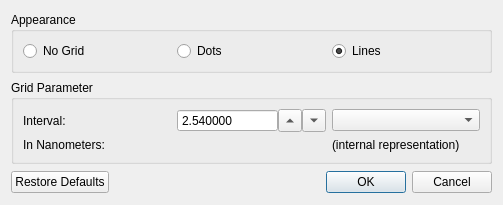
<?xml version="1.0" encoding="UTF-8"?>
<ui version="4.0">
 <class>GridSettingsDialog</class>
 <widget class="QDialog" name="GridSettingsDialog">
  <property name="windowModality">
   <enum>Qt::WindowModal</enum>
  </property>
  <property name="geometry">
   <rect>
    <x>0</x>
    <y>0</y>
    <width>503</width>
    <height>205</height>
   </rect>
  </property>
  <property name="sizePolicy">
   <sizepolicy hsizetype="Fixed" vsizetype="Fixed">
    <horstretch>0</horstretch>
    <verstretch>0</verstretch>
   </sizepolicy>
  </property>
  <property name="windowTitle">
   <string>Grid Settings</string>
  </property>
  <layout class="QVBoxLayout" name="verticalLayout">
   <item>
    <widget class="QGroupBox" name="groupBox">
     <property name="sizePolicy">
      <sizepolicy hsizetype="Preferred" vsizetype="Fixed">
       <horstretch>0</horstretch>
       <verstretch>0</verstretch>
      </sizepolicy>
     </property>
     <property name="title">
      <string>Appearance</string>
     </property>
     <layout class="QHBoxLayout" name="horizontalLayout">
      <item>
       <widget class="QRadioButton" name="rbtnNoGrid">
        <property name="text">
         <string>No Grid</string>
        </property>
        <attribute name="buttonGroup">
         <string notr="true">rbtnGroup</string>
        </attribute>
       </widget>
      </item>
      <item>
       <widget class="QRadioButton" name="rbtnDots">
        <property name="text">
         <string>Dots</string>
        </property>
        <attribute name="buttonGroup">
         <string notr="true">rbtnGroup</string>
        </attribute>
       </widget>
      </item>
      <item>
       <widget class="QRadioButton" name="rbtnLines">
        <property name="text">
         <string>Lines</string>
        </property>
        <property name="checked">
         <bool>true</bool>
        </property>
        <attribute name="buttonGroup">
         <string notr="true">rbtnGroup</string>
        </attribute>
       </widget>
      </item>
     </layout>
    </widget>
   </item>
   <item>
    <widget class="QGroupBox" name="groupBox_2">
     <property name="sizePolicy">
      <sizepolicy hsizetype="Preferred" vsizetype="Fixed">
       <horstretch>0</horstretch>
       <verstretch>0</verstretch>
      </sizepolicy>
     </property>
     <property name="title">
      <string>Grid Parameter</string>
     </property>
     <layout class="QGridLayout" name="gridLayout">
      <item row="0" column="0">
       <widget class="QLabel" name="label">
        <property name="text">
         <string>Interval:</string>
        </property>
       </widget>
      </item>
      <item row="0" column="2">
       <widget class="QComboBox" name="cbxUnits"/>
      </item>
      <item row="1" column="0">
       <widget class="QLabel" name="label_2">
        <property name="text">
         <string>In Nanometers:</string>
        </property>
       </widget>
      </item>
      <item row="1" column="1">
       <widget class="QLabel" name="lblIntervalNm">
        <property name="text">
         <string/>
        </property>
        <property name="alignment">
         <set>Qt::AlignRight|Qt::AlignTrailing|Qt::AlignVCenter</set>
        </property>
       </widget>
      </item>
      <item row="1" column="2">
       <widget class="QLabel" name="label_4">
        <property name="text">
         <string>(internal representation)</string>
        </property>
       </widget>
      </item>
      <item row="0" column="1">
       <layout class="QHBoxLayout" name="horizontalLayout_2">
        <property name="spacing">
         <number>0</number>
        </property>
        <item>
         <widget class="QDoubleSpinBox" name="spbxInterval">
          <property name="buttonSymbols">
           <enum>QAbstractSpinBox::NoButtons</enum>
          </property>
          <property name="decimals">
           <number>6</number>
          </property>
          <property name="minimum">
           <double>0.000001000000000</double>
          </property>
          <property name="maximum">
           <double>1000000000.000000000000000</double>
          </property>
          <property name="value">
           <double>2.540000000000000</double>
          </property>
         </widget>
        </item>
        <item>
         <widget class="QToolButton" name="btnMul2">
          <property name="text">
           <string>-</string>
          </property>
          <property name="arrowType">
           <enum>Qt::UpArrow</enum>
          </property>
         </widget>
        </item>
        <item>
         <widget class="QToolButton" name="btnDiv2">
          <property name="text">
           <string>+</string>
          </property>
          <property name="arrowType">
           <enum>Qt::DownArrow</enum>
          </property>
         </widget>
        </item>
       </layout>
      </item>
     </layout>
    </widget>
   </item>
   <item>
    <widget class="QDialogButtonBox" name="buttonBox">
     <property name="orientation">
      <enum>Qt::Horizontal</enum>
     </property>
     <property name="standardButtons">
      <set>QDialogButtonBox::Cancel|QDialogButtonBox::Ok|QDialogButtonBox::RestoreDefaults</set>
     </property>
    </widget>
   </item>
  </layout>
 </widget>
 <resources/>
 <connections>
  <connection>
   <sender>buttonBox</sender>
   <signal>accepted()</signal>
   <receiver>GridSettingsDialog</receiver>
   <slot>accept()</slot>
   <hints>
    <hint type="sourcelabel">
     <x>248</x>
     <y>254</y>
    </hint>
    <hint type="destinationlabel">
     <x>157</x>
     <y>274</y>
    </hint>
   </hints>
  </connection>
  <connection>
   <sender>buttonBox</sender>
   <signal>rejected()</signal>
   <receiver>GridSettingsDialog</receiver>
   <slot>reject()</slot>
   <hints>
    <hint type="sourcelabel">
     <x>316</x>
     <y>260</y>
    </hint>
    <hint type="destinationlabel">
     <x>286</x>
     <y>274</y>
    </hint>
   </hints>
  </connection>
 </connections>
 <buttongroups>
  <buttongroup name="rbtnGroup"/>
 </buttongroups>
</ui>
